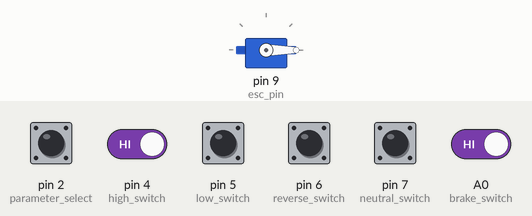
This sketch was run on a simulated Arduino Uno, built with avr-gcc and run on an emulated ATmega328P. On the bench: servo. The test bench sets the inputs (shaded band); at power-on: A0 (brake_switch), pin 2 (parameter_select), pin 4 (high_switch), pin 5 (low_switch), pin 6 (reverse_switch), pin 7 (neutral_switch) HIGH.

Above: at 1.2 s.
1.3 s: pin 4 (high_switch) driven LOW and A0 (brake_switch) driven LOW
At 2.0 s:
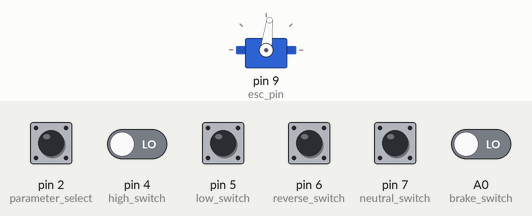
2.9 s: A0 (brake_switch) driven HIGH
At 5.7 s:
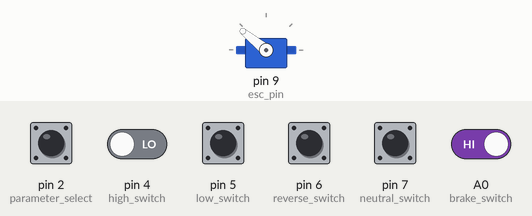
5.9 s: pin 2 (parameter_select) pulled LOW for 0.15 s
At 6.0 s:
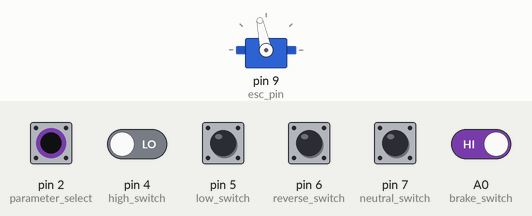
7.6 s: pin 5 (low_switch) pulled LOW for 0.15 s
At 7.7 s:
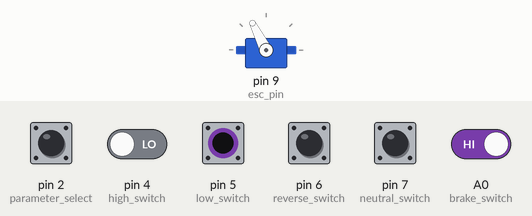
9.3 s: pin 4 (high_switch) driven HIGH
At 10.7 s:
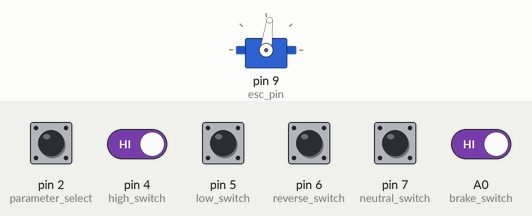
Timing chart, 0 to 11.8 s (numbered marks = the images above; inputs shaded):
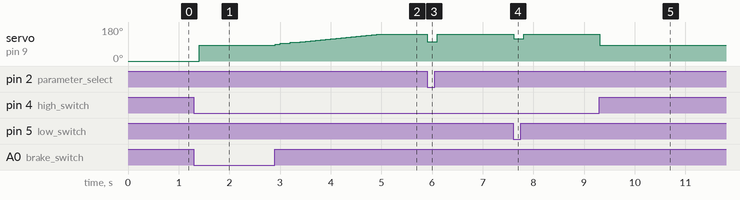

Measured:
- after the input at 1.3 s, servo on pin 9 (esc_pin): 0° → 83° after 0.10 s
- after the input at 2.9 s, servo on pin 9 (esc_pin): moves from 83° to 141° over 2.0 s, starting at once
- after the input at 5.9 s, servo on pin 9 (esc_pin): 141° → 102° at once, → 141° 0.20 s later
- after the input at 7.6 s, servo on pin 9 (esc_pin): 141° → 117° at once, → 141° 0.20 s later
- after the input at 9.3 s, servo on pin 9 (esc_pin): 141° → 83° at once

The sketch:

Lauren-Cart.ino
```cpp
#include <Wire.h>
#include <Servo.h>

#define parameter_select            2
#define high_switch                 4
#define low_switch                  5
#define reverse_switch              6
#define neutral_switch              7
#define brake_switch                A0
#define esc_pin                     9

#define set_0_minimum_uS            75
#define set_0_reverse_uS            1250
#define set_0_lowspeed_uS           1550
#define set_0_highspeed_uS          1600

#define set_1_minimum_uS            75
#define set_1_reverse_uS            1050
#define set_1_lowspeed_uS           1750
#define set_1_highspeed_uS          2000

#define neutral_uS                  1400
#define steps                       20

#define START                       0
#define REV                         1
#define NTRL                        2
#define FWD                         3

Servo esc;

boolean firstStart = true;
boolean newMode = false;
boolean parameterSet = false;
boolean paramsSwitch = false;
boolean brakeOn = true;
boolean highSwitch = false;
boolean lowSwitch = false;
boolean forward = false;
boolean reverse = false;
boolean neutral = false;

int state = 0; // 0=startup, 1=reverse, 2=neutral, 3=forward
int step_counter = 0;
int minimum_uS, reverse_uS, lowspeed_uS, highspeed_uS;
int current_uS, reverse_step_size, lowspeed_step_size, highspeed_step_size;

void setup()
{
  Serial.begin(57600);
  esc.attach(esc_pin);
  esc.writeMicroseconds(neutral_uS);

  pinMode(parameter_select, INPUT_PULLUP);
  pinMode(high_switch, INPUT_PULLUP);
  pinMode(low_switch, INPUT_PULLUP);
  pinMode(reverse_switch, INPUT_PULLUP);
  pinMode(neutral_switch, INPUT_PULLUP);
  pinMode(brake_switch, INPUT_PULLUP);
}

void loop()
{
  paramsSwitch = !digitalRead(parameter_select);

  if(paramsSwitch != parameterSet || firstStart)
  {
    firstStart = false;

    if(paramsSwitch)
    {
      parameterSet = true;
      minimum_uS = set_0_minimum_uS;
      reverse_uS = set_0_reverse_uS;
      lowspeed_uS = set_0_lowspeed_uS;
      highspeed_uS =  set_0_highspeed_uS;
    } else
      {
        parameterSet = false;
        minimum_uS = set_1_minimum_uS;
        reverse_uS = set_1_reverse_uS;
        lowspeed_uS = set_1_lowspeed_uS;
        highspeed_uS =  set_1_highspeed_uS;
      }

    reverse_step_size = int((neutral_uS - (reverse_uS + minimum_uS)) / steps);
    lowspeed_step_size = int(((lowspeed_uS - minimum_uS) - neutral_uS) / steps);
    highspeed_step_size = int(((highspeed_uS - minimum_uS) - neutral_uS) / steps);
  }

  highSwitch = !digitalRead(high_switch);
  lowSwitch = !digitalRead(low_switch);
  reverse = !digitalRead(reverse_switch);
  forward = (highSwitch || lowSwitch);
  neutral = !digitalRead(neutral_switch);
  brakeOn = !digitalRead(brake_switch);

  switch(state)
  {
    case START:
      if(brakeOn)
      {
        state = reverse ? 1 : state;
        state = neutral ? 2 : state;
        state = forward ? 3 : state;
      }
      break;

    case REV:
      if(reverse)
      {
        if(brakeOn)
        {
          current_uS = neutral_uS;
          step_counter = 0;
        } else
          {
            if (step_counter < steps)
            {
              if(step_counter == 0)
              {
                current_uS = neutral_uS - minimum_uS;
              } else
                {
                  current_uS -= reverse_step_size;
                }
              step_counter++;
            } else
              {
                current_uS = reverse_uS;
              }
          }
      } else
        {
          state = 0;
          current_uS = neutral_uS;
          step_counter = 0;
        }
      break;

    case NTRL:
      if(neutral)
      {
        current_uS = neutral_uS;
      } else
        {
          state = 0;
          current_uS = neutral_uS;
          step_counter = 0;
        }
      break;

    case FWD:
      if(forward)
      {
        if(brakeOn)
        {
          current_uS = neutral_uS;
          step_counter = 0;
        } else
          {
            if(lowSwitch)
            {
              if (step_counter < steps)
              {
                if(step_counter == 0)
                {
                  current_uS = neutral_uS + minimum_uS;
                } else
                  {
                    current_uS += lowspeed_step_size;
                  }
                step_counter++;
              } else
                {
                  current_uS = lowspeed_uS;
                }
            } else if(highSwitch)
              {
                if (step_counter < steps)
                {
                  if(step_counter == 0)
                  {
                    current_uS = neutral_uS + minimum_uS;
                  } else
                    {
                      current_uS += highspeed_step_size;
                    }
                  step_counter++;
                } else
                  {
                    current_uS = highspeed_uS;
                  }
              }
          }
      } else
        {
          state = 0;
          current_uS = neutral_uS;
          step_counter = 0;
        }
      break;
  }
  esc.writeMicroseconds(current_uS);
  delay(100);
}
```
